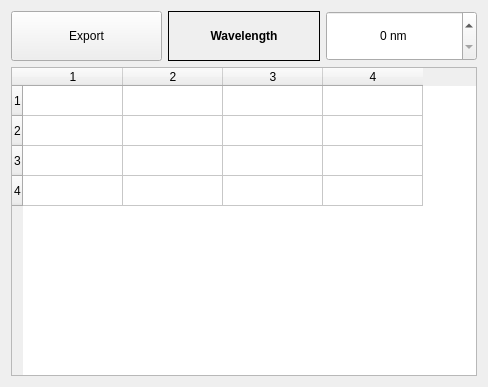
<?xml version="1.0" encoding="UTF-8"?>
<ui version="4.0">
 <class>MatrixForm</class>
 <widget class="QWidget" name="MatrixForm">
  <property name="geometry">
   <rect>
    <x>0</x>
    <y>0</y>
    <width>488</width>
    <height>387</height>
   </rect>
  </property>
  <property name="windowTitle">
   <string>Form</string>
  </property>
  <layout class="QGridLayout" name="gridLayout_2" rowstretch="1,9,9">
   <item row="0" column="0">
    <widget class="QPushButton" name="exportPushButton">
     <property name="minimumSize">
      <size>
       <width>0</width>
       <height>50</height>
      </size>
     </property>
     <property name="focusPolicy">
      <enum>Qt::NoFocus</enum>
     </property>
     <property name="text">
      <string>Export</string>
     </property>
    </widget>
   </item>
   <item row="0" column="1">
    <widget class="QLabel" name="label">
     <property name="font">
      <font>
       <weight>75</weight>
       <bold>true</bold>
      </font>
     </property>
     <property name="frameShape">
      <enum>QFrame::Box</enum>
     </property>
     <property name="text">
      <string>Wavelength</string>
     </property>
     <property name="alignment">
      <set>Qt::AlignCenter</set>
     </property>
    </widget>
   </item>
   <item row="0" column="2">
    <widget class="QSpinBox" name="waveLengthSpinBox">
     <property name="minimumSize">
      <size>
       <width>0</width>
       <height>50</height>
      </size>
     </property>
     <property name="alignment">
      <set>Qt::AlignCenter</set>
     </property>
     <property name="accelerated">
      <bool>true</bool>
     </property>
     <property name="suffix">
      <string> nm</string>
     </property>
     <property name="prefix">
      <string/>
     </property>
    </widget>
   </item>
   <item row="1" column="0" rowspan="2" colspan="3">
    <widget class="QTableWidget" name="matrixTableWidget">
     <property name="sizePolicy">
      <sizepolicy hsizetype="Preferred" vsizetype="Preferred">
       <horstretch>0</horstretch>
       <verstretch>0</verstretch>
      </sizepolicy>
     </property>
     <property name="focusPolicy">
      <enum>Qt::NoFocus</enum>
     </property>
     <property name="editTriggers">
      <set>QAbstractItemView::NoEditTriggers</set>
     </property>
     <property name="textElideMode">
      <enum>Qt::ElideRight</enum>
     </property>
     <property name="verticalScrollMode">
      <enum>QAbstractItemView::ScrollPerPixel</enum>
     </property>
     <property name="horizontalScrollMode">
      <enum>QAbstractItemView::ScrollPerPixel</enum>
     </property>
     <property name="rowCount">
      <number>4</number>
     </property>
     <property name="columnCount">
      <number>4</number>
     </property>
     <row/>
     <row/>
     <row/>
     <row/>
     <column/>
     <column/>
     <column/>
     <column/>
    </widget>
   </item>
  </layout>
 </widget>
 <resources/>
 <connections/>
</ui>
